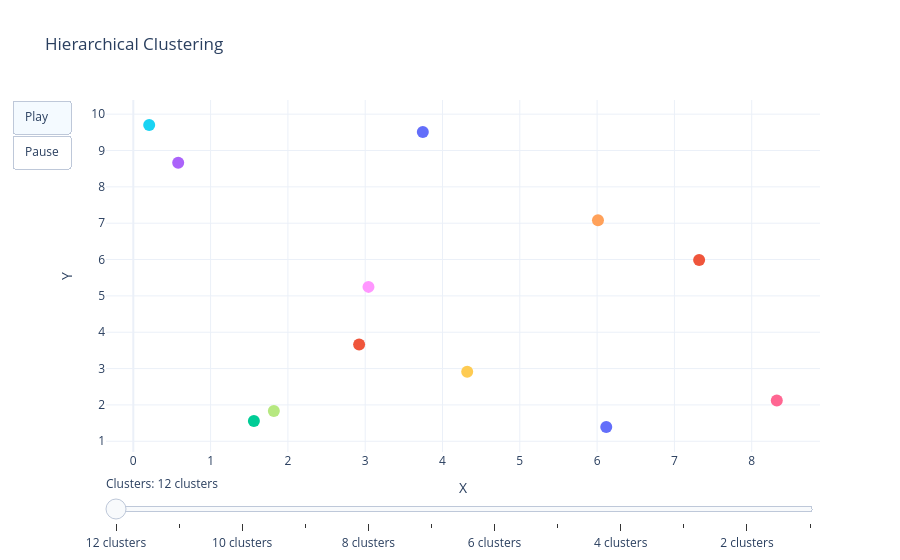

Source (notebook cell):
### Markdown cell above
When the algorithm starts, every data point is in its own cluster. In the plot below, there are 12 data points, so the algorithm starts with 12 clusters. As the clustering begins, it assesses which clusters are the closest together.

### Code cell
import numpy as np
import plotly.graph_objects as go
from scipy.cluster.hierarchy import linkage, fcluster

np.random.seed(42)
X = np.random.rand(12, 2) * 10

Z = linkage(X, method='ward')

max_clusters = len(X)

frames = []

for t in range(max_clusters, 0, -1):
    labels = fcluster(Z, t, criterion='maxclust')
    
    cluster_traces = []
    for cluster_id in np.unique(labels):
        cluster_points = X[labels == cluster_id]
        if len(cluster_points) > 1:
            cluster_traces.append(go.Scatter(
                x=cluster_points[:, 0],
                y=cluster_points[:, 1],
                mode='lines+markers',
                line=dict(width=2),
                marker=dict(size=12),
                name=f"Cluster {cluster_id}",
                showlegend=False
            ))
        else:
            cluster_traces.append(go.Scatter(
                x=cluster_points[:, 0],
                y=cluster_points[:, 1],
                mode='markers',
                marker=dict(size=12),
                name=f"Cluster {cluster_id}",
                showlegend=False
            ))
    
    frames.append(go.Frame(data=cluster_traces, name=f"{t} clusters"))

fig = go.Figure(
    data=frames[0].data,
    frames=frames
)

fig.update_layout(
    title="Hierarchical Clustering",
    xaxis_title="X",
    yaxis_title="Y",
    template="plotly_white",
    updatemenus=[{
        "type": "buttons",
        "buttons": [
            {"label": "Play", "method": "animate", "args": [None]},
            {"label": "Pause", "method": "animate", "args": [[None], {"frame": {"duration": 0}}]}
        ]
    }],
    sliders=[{
        "steps": [
            {"method": "animate",
             "label": frame.name,
             "args": [[frame.name], {"mode": "immediate"}]}
            for frame in frames
        ],
        "currentvalue": {"prefix": "Clusters: "}
    }]
)

fig.show()

### Figure 1 — Plotly figure (JSON) as saved in the notebook; plotly's stock layout.template omitted (floating-point values rounded to 4 significant figures)
{"data": [{"marker": {"size": 12}, "mode": "markers", "name": "Cluster 1", "showlegend": false, "type": "scatter", "x": [3.745], "y": [9.507]}, {"marker": {"size": 12}, "mode": "markers", "name": "Cluster 2", "showlegend": false, "type": "scatter", "x": [7.32], "y": [5.987]}, {"marker": {"size": 12}, "mode": "markers", "name": "Cluster 3", "showlegend": false, "type": "scatter", "x": [1.56], "y": [1.56]}, {"marker": {"size": 12}, "mode": "markers", "name": "Cluster 4", "showlegend": false, "type": "scatter", "x": [0.5808], "y": [8.662]}, {"marker": {"size": 12}, "mode": "markers", "name": "Cluster 5", "showlegend": false, "type": "scatter", "x": [6.011], "y": [7.081]}, {"marker": {"size": 12}, "mode": "markers", "name": "Cluster 6", "showlegend": false, "type": "scatter", "x": [0.2058], "y": [9.699]}, {"marker": {"size": 12}, "mode": "markers", "name": "Cluster 7", "showlegend": false, "type": "scatter", "x": [8.324], "y": [2.123]}, {"marker": {"size": 12}, "mode": "markers", "name": "Cluster 8", "showlegend": false, "type": "scatter", "x": [1.818], "y": [1.834]}, {"marker": {"size": 12}, "mode": "markers", "name": "Cluster 9", "showlegend": false, "type": "scatter", "x": [3.042], "y": [5.248]}, {"marker": {"size": 12}, "mode": "markers", "name": "Cluster 10", "showlegend": false, "type": "scatter", "x": [4.319], "y": [2.912]}, {"marker": {"size": 12}, "mode": "markers", "name": "Cluster 11", "showlegend": false, "type": "scatter", "x": [6.119], "y": [1.395]}, {"marker": {"size": 12}, "mode": "markers", "name": "Cluster 12", "showlegend": false, "type": "scatter", "x": [2.921], "y": [3.664]}], "layout": {"sliders": [{"currentvalue": {"prefix": "Clusters: "}, "steps": [{"args": [["12 clusters"], {"mode": "immediate"}], "label": "12 clusters", "method": "animate"}, {"args": [["11 clusters"], {"mode": "immediate"}], "label": "11 clusters", "method": "animate"}, {"args": [["10 clusters"], {"mode": "immediate"}], "label": "10 clusters", "method": "animate"}, {"args": [["9 clusters"], {"mode": "immediate"}], "label": "9 clusters", "method": "animate"}, {"args": [["8 clusters"], {"mode": "immediate"}], "label": "8 clusters", "method": "animate"}, {"args": [["7 clusters"], {"mode": "immediate"}], "label": "7 clusters", "method": "animate"}, {"args": [["6 clusters"], {"mode": "immediate"}], "label": "6 clusters", "method": "animate"}, {"args": [["5 clusters"], {"mode": "immediate"}], "label": "5 clusters", "method": "animate"}, {"args": [["4 clusters"], {"mode": "immediate"}], "label": "4 clusters", "method": "animate"}, {"args": [["3 clusters"], {"mode": "immediate"}], "label": "3 clusters", "method": "animate"}, {"args": [["2 clusters"], {"mode": "immediate"}], "label": "2 clusters", "method": "animate"}, {"args": [["1 clusters"], {"mode": "immediate"}], "label": "1 clusters", "method": "animate"}]}], "title": {"text": "Hierarchical Clustering"}, "updatemenus": [{"buttons": [{"args": [null], "label": "Play", "method": "animate"}, {"args": [[null], {"frame": {"duration": 0}}], "label": "Pause", "method": "animate"}], "type": "buttons"}], "xaxis": {"title": {"text": "X"}}, "yaxis": {"title": {"text": "Y"}}}}
